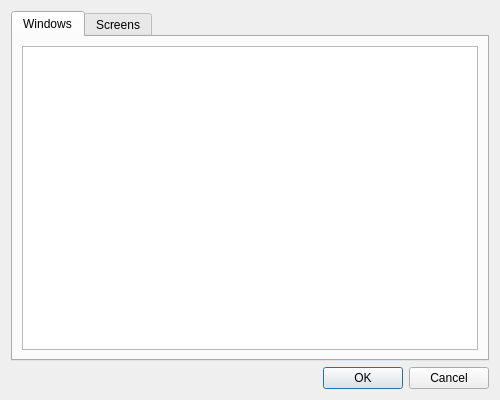
<?xml version="1.0" encoding="UTF-8"?>
<ui version="4.0">
 <class>MediaPickerDialog</class>
 <widget class="QDialog" name="MediaPickerDialog">
  <property name="geometry">
   <rect>
    <x>0</x>
    <y>0</y>
    <width>500</width>
    <height>400</height>
   </rect>
  </property>
  <property name="windowTitle">
   <string>Choose what to share</string>
  </property>
  <layout class="QVBoxLayout" name="verticalLayout">
   <item>
    <widget class="QTabWidget" name="tabWidget">
     <property name="styleSheet">
      <string notr="true"/>
     </property>
     <property name="currentIndex">
      <number>0</number>
     </property>
     <widget class="QWidget" name="windows">
      <property name="enabled">
       <bool>true</bool>
      </property>
      <property name="sizePolicy">
       <sizepolicy hsizetype="Preferred" vsizetype="Preferred">
        <horstretch>0</horstretch>
        <verstretch>0</verstretch>
       </sizepolicy>
      </property>
      <property name="contextMenuPolicy">
       <enum>Qt::NoContextMenu</enum>
      </property>
      <property name="styleSheet">
       <string notr="true"/>
      </property>
      <attribute name="title">
       <string>Windows</string>
      </attribute>
      <layout class="QHBoxLayout" name="horizontalLayout">
       <item>
        <widget class="QListView" name="windowsView"/>
       </item>
      </layout>
     </widget>
     <widget class="QWidget" name="screens">
      <property name="sizePolicy">
       <sizepolicy hsizetype="Preferred" vsizetype="Preferred">
        <horstretch>0</horstretch>
        <verstretch>0</verstretch>
       </sizepolicy>
      </property>
      <property name="contextMenuPolicy">
       <enum>Qt::NoContextMenu</enum>
      </property>
      <attribute name="title">
       <string>Screens</string>
      </attribute>
      <layout class="QVBoxLayout" name="verticalLayout_3">
       <item>
        <widget class="QListView" name="screensView"/>
       </item>
      </layout>
     </widget>
    </widget>
   </item>
   <item>
    <widget class="QDialogButtonBox" name="buttonBox">
     <property name="orientation">
      <enum>Qt::Horizontal</enum>
     </property>
     <property name="standardButtons">
      <set>QDialogButtonBox::Cancel|QDialogButtonBox::Ok</set>
     </property>
    </widget>
   </item>
  </layout>
 </widget>
 <resources/>
 <connections>
  <connection>
   <sender>buttonBox</sender>
   <signal>accepted()</signal>
   <receiver>MediaPickerDialog</receiver>
   <slot>accept()</slot>
   <hints>
    <hint type="sourcelabel">
     <x>248</x>
     <y>254</y>
    </hint>
    <hint type="destinationlabel">
     <x>157</x>
     <y>274</y>
    </hint>
   </hints>
  </connection>
  <connection>
   <sender>buttonBox</sender>
   <signal>rejected()</signal>
   <receiver>MediaPickerDialog</receiver>
   <slot>reject()</slot>
   <hints>
    <hint type="sourcelabel">
     <x>316</x>
     <y>260</y>
    </hint>
    <hint type="destinationlabel">
     <x>286</x>
     <y>274</y>
    </hint>
   </hints>
  </connection>
 </connections>
</ui>
